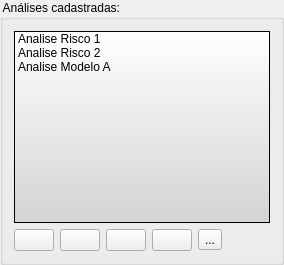
         <widget class="QGroupBox" name="groupBox_5">
          <property name="sizePolicy">
           <sizepolicy hsizetype="Preferred" vsizetype="Preferred">
            <horstretch>2</horstretch>
            <verstretch>0</verstretch>
           </sizepolicy>
          </property>
          <property name="styleSheet">
           <string/>
          </property>
          <property name="title">
           <string> Análises cadastradas: </string>
          </property>
          <layout class="QVBoxLayout">
           <item>
            <widget class="QListWidget" name="analysisListWidget">
             <property name="sizePolicy">
              <sizepolicy hsizetype="Expanding" vsizetype="Expanding">
               <horstretch>0</horstretch>
               <verstretch>0</verstretch>
              </sizepolicy>
             </property>
             <property name="styleSheet">
              <string>background: qlineargradient(x1: 0, y1: 0, x2: 0, y2: 1, stop: 0 white, stop: 1 lightgray);</string>
             </property>
             <item>
              <property name="text">
               <string>Analise Risco 1</string>
              </property>
              <property name="icon">
               <iconset resource="icons.qrc">
                <normaloff>:/data/icons/analise_plano de risco.png</normaloff>:/data/icons/analise_plano de risco.png</iconset>
              </property>
             </item>
             <item>
              <property name="text">
               <string>Analise Risco 2</string>
              </property>
              <property name="icon">
               <iconset resource="icons.qrc">
                <normaloff>:/data/icons/add_analise_plano risco.png</normaloff>:/data/icons/add_analise_plano risco.png</iconset>
              </property>
             </item>
             <item>
              <property name="text">
               <string>Analise Modelo A</string>
              </property>
              <property name="icon">
               <iconset resource="icons.qrc">
                <normaloff>:/data/icons/analizemodel.png</normaloff>:/data/icons/analizemodel.png</iconset>
              </property>
             </item>
            </widget>
           </item>
           <item>
            <layout class="QHBoxLayout">
             <item>
              <widget class="QPushButton" name="analysisAddRiskBtn">
               <property name="toolTip">
                <string>&lt;html&gt;&lt;head/&gt;&lt;body&gt;&lt;p&gt;Adiciona nova análise com objeto monitorado&lt;/p&gt;&lt;/body&gt;&lt;/html&gt;</string>
               </property>
               <property name="text">
                <string/>
               </property>
               <property name="icon">
                <iconset resource="icons.qrc">
                 <normaloff>:/data/icons/add_analise_plano risco.png</normaloff>:/data/icons/add_analise_plano risco.png</iconset>
               </property>
              </widget>
             </item>
             <item>
              <widget class="QPushButton" name="analysisAddModelBtn">
               <property name="toolTip">
                <string>&lt;html&gt;&lt;head/&gt;&lt;body&gt;&lt;p&gt;Adiciona nova análise baseada em grades&lt;/p&gt;&lt;/body&gt;&lt;/html&gt;</string>
               </property>
               <property name="text">
                <string/>
               </property>
               <property name="icon">
                <iconset resource="icons.qrc">
                 <normaloff>:/data/icons/add_analise_modelo.png</normaloff>:/data/icons/add_analise_modelo.png</iconset>
               </property>
              </widget>
             </item>
             <item>
              <widget class="QPushButton" name="analysisAddPCDBtn">
               <property name="toolTip">
                <string>&lt;!DOCTYPE HTML PUBLIC &quot;-//W3C//DTD HTML 4.0//EN&quot; &quot;http://www.w3.org/TR/REC-html40/strict.dtd&quot;&gt;
&lt;html&gt;&lt;head&gt;&lt;meta name=&quot;qrichtext&quot; content=&quot;1&quot; /&gt;&lt;style type=&quot;text/css&quot;&gt;
p, li { white-space: pre-wrap; }
&lt;/style&gt;&lt;/head&gt;&lt;body style=&quot; font-family:'MS Shell Dlg 2'; font-size:8.25pt; font-weight:400; font-style:normal;&quot;&gt;
&lt;p style=&quot; margin-top:0px; margin-bottom:0px; margin-left:0px; margin-right:0px; -qt-block-indent:0; text-indent:0px;&quot;&gt;&lt;span style=&quot; font-size:8pt;&quot;&gt;Adiciona nova análise com PCD&lt;/span&gt;&lt;/p&gt;&lt;/body&gt;&lt;/html&gt;</string>
               </property>
               <property name="text">
                <string/>
               </property>
               <property name="icon">
                <iconset resource="icons.qrc">
                 <normaloff>:/data/icons/add_dadospontual.png</normaloff>:/data/icons/add_dadospontual.png</iconset>
               </property>
              </widget>
             </item>
             <item>
              <widget class="QPushButton" name="analysisAddTerraMEBtn">
               <property name="toolTip">
                <string>&lt;!DOCTYPE HTML PUBLIC &quot;-//W3C//DTD HTML 4.0//EN&quot; &quot;http://www.w3.org/TR/REC-html40/strict.dtd&quot;&gt;
&lt;html&gt;&lt;head&gt;&lt;meta name=&quot;qrichtext&quot; content=&quot;1&quot; /&gt;&lt;style type=&quot;text/css&quot;&gt;
p, li { white-space: pre-wrap; }
&lt;/style&gt;&lt;/head&gt;&lt;body style=&quot; font-family:'MS Shell Dlg 2'; font-size:8.25pt; font-weight:400; font-style:normal;&quot;&gt;
&lt;p style=&quot; margin-top:0px; margin-bottom:0px; margin-left:0px; margin-right:0px; -qt-block-indent:0; text-indent:0px;&quot;&gt;&lt;span style=&quot; font-size:8pt;&quot;&gt;Adiciona nova análise TerraME&lt;/span&gt;&lt;/p&gt;&lt;/body&gt;&lt;/html&gt;</string>
               </property>
               <property name="text">
                <string/>
               </property>
               <property name="icon">
                <iconset resource="icons.qrc">
                 <normaloff>:/data/icons/add_terrame.png</normaloff>:/data/icons/add_terrame.png</iconset>
               </property>
              </widget>
             </item>
             <item>
              <widget class="QToolButton" name="analysisRemoveBtn">
               <property name="toolTip">
                <string>&lt;html&gt;&lt;head&gt;&lt;meta name=&quot;qrichtext&quot; content=&quot;1&quot; /&gt;&lt;style type=&quot;text/css&quot;&gt;
p, li { white-space: pre-wrap; }
&lt;/style&gt;&lt;/head&gt;&lt;body style=&quot; font-family:'MS Shell Dlg 2'; font-size:8.25pt; font-weight:400; font-style:normal;&quot;&gt;
&lt;p style=&quot; margin-top:0px; margin-bottom:0px; margin-left:0px; margin-right:0px; -qt-block-indent:0; text-indent:0px; font-size:8pt;&quot;&gt;Remove a análise  selecionada&lt;/p&gt;&lt;/body&gt;&lt;/html&gt;</string>
               </property>
               <property name="text">
                <string>...</string>
               </property>
               <property name="icon">
                <iconset resource="icons.qrc">
                 <normaloff>:/data/icons/remove_analise_selecionada.png</normaloff>:/data/icons/remove_analise_selecionada.png</iconset>
               </property>
              </widget>
             </item>
             <item>
              <spacer>
               <property name="orientation">
                <enum>Qt::Horizontal</enum>
               </property>
               <property name="sizeHint" stdset="0">
                <size>
                 <width>40</width>
                 <height>20</height>
                </size>
               </property>
              </spacer>
             </item>
            </layout>
           </item>
          </layout>
         </widget>
